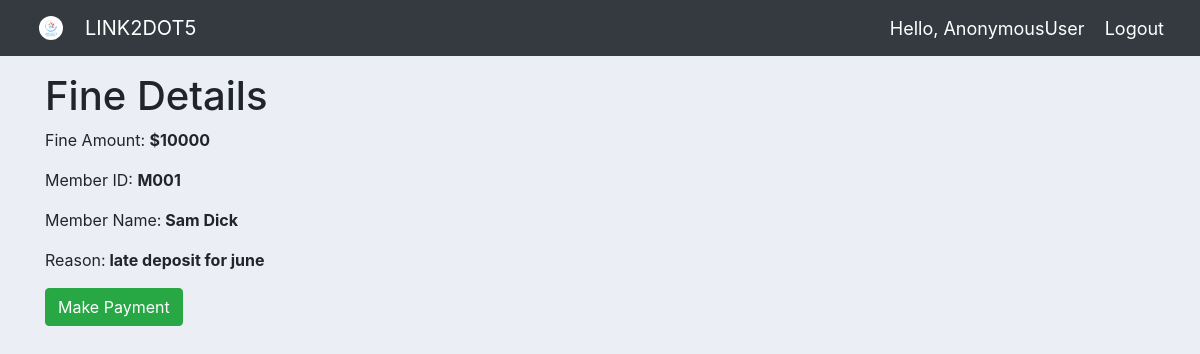
The page /fine/1/ on the database its author committed.
### link2dot5_app/models.py (models this page shows, shortened)
class Fine(models.Model):
    status_choices = (("paid","paid"), ("unpaid","unpaid"))
    member = models.ForeignKey(Member, on_delete=models.CASCADE)
    reason = models.CharField(max_length=200, null=False)
    amount = models.PositiveIntegerField()
    status = models.CharField(max_length=300, choices = status_choices, default="unpaid")
    issue_date = models.DateField()
    clearance_date = models.DateField(validators=[MinValueValidator(datetime.date.today)])

class Member(models.Model):
    sex_choices = (("Male","male"), ("Female","Female"))
    status_choices = (("Married","Married"),("Single","Single"),
                        ("Windowed","Windowed"),("Divorsed","Divorsed"))
    member_id =models.CharField(max_length=10, primary_key=True )
    full_name = models.CharField(max_length=200, null=False)
    nin = models.CharField(max_length=100)
    occupation=models.CharField(max_length=500)
    sex = models.CharField(max_length=10,choices = sex_choices)
    marital_status = models.CharField(max_length=30, choices=status_choices)
    email = models.EmailField(max_length=100)
    telephone = models.PositiveIntegerField()
    date_of_birth = models.DateField(validators=[MaxValueValidator(datetime.date.today)])
    current_address = models.CharField(max_length=300)
    home_address = models.CharField(max_length=300)
    Registered_date = models.DateTimeField(auto_now_add=True)

### link2dot5_app/views.py (the view)
# urls.py: path('fine/<int:fine_id>/', views.fine_detail, name='fine_detail'),
def fine_detail(request, fine_id):
    fine_application = get_object_or_404(Fine, id=fine_id)
    fines = Fine.objects.all() #.order_by("-date_created")
    context ={
                'fine_application': fine_application,
                'fines' : fines,
    }
    return render(request, 'members/fine_details.html', context)

### link2dot5_app/templates/members/fine_details.html
{% extends 'members/main.html' %}
{% load crispy_forms_tags %}
{% load static %}
{% block content  %}
    <link rel="stylesheet" href="{% static 'css/main.css' %}">
<div class="container" ><br>
    <h1>Fine Details</h1>
    <p>Fine Amount: <strong>${{ fine_application.amount }}</strong></p>
    <p>Member ID: <strong>{{ fine_application.member_id}}</strong></p>
    <p>Member Name:<strong> {{ fine_application.member.full_name}}</strong></p>
    <p>Reason:<strong> {{ fine_application.reason }}</strong></p>
    {% if fine_application.status == 'unpaid' %}
       <a class="btn btn-success" href="{% url 'make_payment' fine_id=fine_application.id %}">Make Payment</a>
    {% else %}
    <p><strong> loan payment completed,</strong> Thank you for paying your loan</p>
    <a href="{% url 'fine_create'  %}">New application</a>
    {% endif %}
</div>
{% endblock content %}

### link2dot5_app/static/css/main.css (style rules this page uses)
body { background-color: #ebeff5; }

### rows shown on the page
Fine: amount "10000", member_id "M001", member.full_name "Sam Dick", reason "late deposit for june"

### other values the page prints
{{ request.user }} "AnonymousUser"
